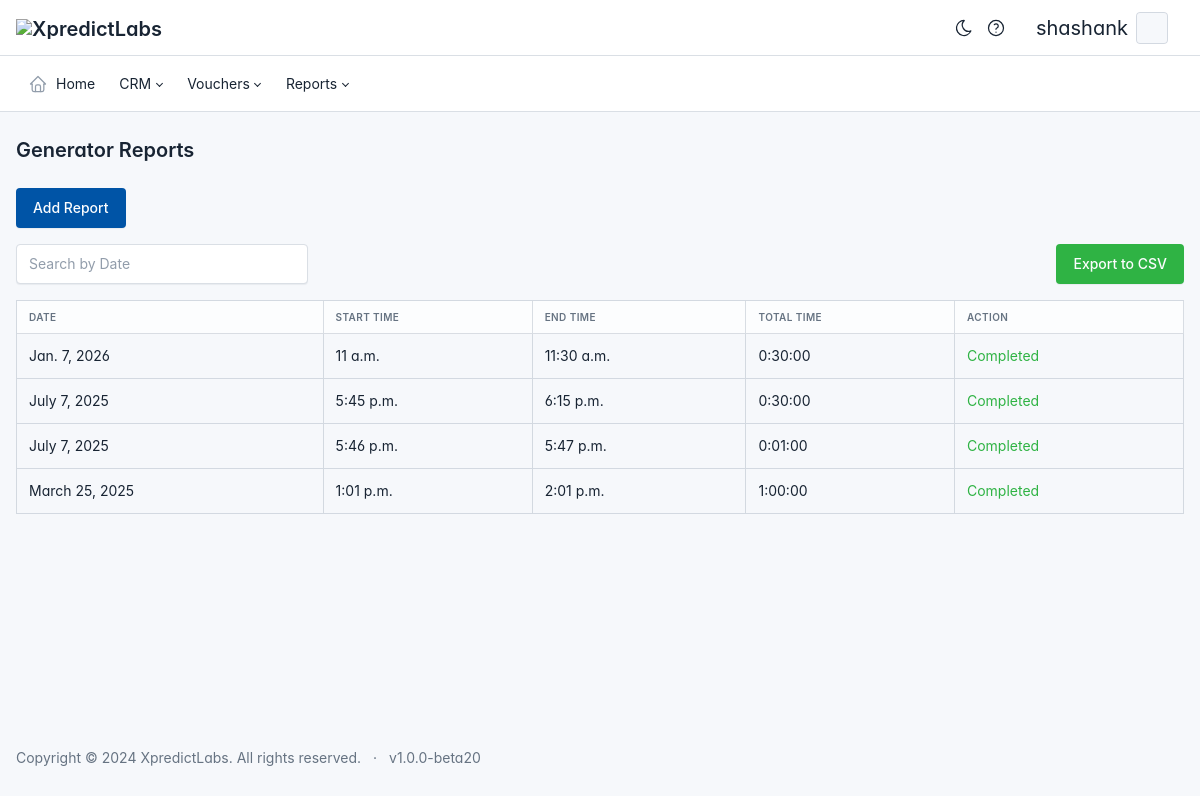
The app's page /generatorreport-viewing/ (signed in) with its own data.
### app/models.py (models this page shows, shortened)
class UserProfile(models.Model):
    user = models.OneToOneField(User, on_delete=models.CASCADE)
    employee_id = models.CharField(max_length=10, unique=True, editable=False)
    zone = models.ForeignKey(Zone, on_delete=models.SET_NULL, null=True, blank=True, default=None)
    groups = models.ManyToManyField(Group, blank=True)
    email = models.EmailField(unique=True)  # Ensure unique email
    contact_number = models.CharField(max_length=15, default="0000000000")
    date_of_birth = models.DateField(default="2000-01-01")
    division = models.ForeignKey(Division, on_delete=models.SET_NULL, null=True, blank=True, default=None)
    target= models.ForeignKey(Target, on_delete=models.SET_NULL, null=True, blank=True)
    profile_picture = models.ImageField(upload_to="profile_pics/", default="profile_pics/default.jpg")

class CoreModule(models.Model):
    name = models.CharField(max_length=100, unique=True)  # Module name (e.g., "CRM")
    description = models.TextField(blank=True, null=True)  # Optional description
    is_active = models.BooleanField(default=True)  # Globally enable or disable this module
    slug = models.SlugField(unique=True, blank=True, null=True)  # Slug field for URL

### apage/models.py (models this page shows, shortened)
class GeneratorReport(models.Model):
    created_by = models.ForeignKey(User, on_delete=models.CASCADE)
    date = models.DateField()
    start_time = models.TimeField()
    end_time = models.TimeField(null=True, blank=True)
    total_time = models.DurationField(null=True, blank=True)

### apage/views.py (the view)
# urls.py: path('generatorreport-viewing/', views.generator_report, name='generator_report'),
@login_required
def generator_report(request):
    reports = GeneratorReport.objects.filter(
        created_by=request.user
    ).order_by('-date')
    return render(
        request,
        'apage/GeneratorReports_viewing.html',
        {'reports': reports}
    )

### app/context_processors.py (called while the page is built)
def user_role(request):
    if request.user.is_authenticated:
        user = request.user
        groups = user.groups.values_list('name', flat=True)  # Get the names of groups
        group_name = groups[0] if groups else "No Role"  # Assuming one role per user
        print(f"role : ",user_role)
        return {
            'username': user.username,
            'user_role': group_name
        }
    return {}  # Empty context if user is not authenticated

def group_buttons(request):
    return {
        'group_buttons': GroupButton.objects.all()
    }

def modules_with_submodules(request):
    if not request.user.is_authenticated:
        return {}  # Return an empty context for unauthenticated users
    module_visibility, _ = ModuleVisibility.objects.get_or_create(user=request.user)
    enabled_modules = module_visibility.get_enabled_modules()
    submodule_visibility_map = {
        submodule.submodule_id: submodule.is_visible
        for submodule in request.user.submodule_visibility.all()
    }
    modules_with_submodules = {}
    for module in enabled_modules:
        visible_submodules = [
            submodule for submodule in module.submodules.all()
            if submodule.is_active and submodule_visibility_map.get(submodule.id, False)
        ]
        modules_with_submodules[module] = visible_submodules
    return {
        'modules_with_submodules': modules_with_submodules,
    }

### app/models.py (called while the page is built)
    def get_enabled_modules(self):
        return self.enabled_modules.all()

### website/context_processors.py (called while the page is built, shortened)
def pay_now_context(request):
    payment_details = None
    selected_user = None
    expenses = None
    total_amount_to_be_paid = None
    transaction_id = None
    from_date = None
    to_date = None
    selected_filter = None
    user_id = request.GET.get('user_id', None)
    return {
        'selected_user': selected_user,
        'expenses': expenses,
        'total_amount_to_be_paid': total_amount_to_be_paid,
        'transaction_id': transaction_id,
        'from_date': from_date,
        'to_date': to_date,
        'selected_filter': selected_filter,
        'payment_details': payment_details,
    }

### templates/apage/GeneratorReports_viewing.html (shortened to what this page needs)
{% extends "base.html" %}
{% load static %}
{% block content %}
<div class="container-fluid py-4">
    <h2 class="mb-4">Generator Reports</h2>
    <div class="mb-3">
        <button id="addReportBtn" class="btn btn-primary">Add Report</button>
    </div>
    <div class="d-flex justify-content-between mb-3">
        <input type="text" id="search" class="form-control w-25" placeholder="Search by Date">
        <button id="exportCSV" class="btn btn-success">Export to CSV</button>
    </div>
    <div class="table-responsive">
        <table class="table table-bordered">
            <thead>
                <tr>
                    <th>Date</th>
                    <th>Start Time</th>
                    <th>End Time</th>
                    <th>Total Time</th>
                    <th>Action</th>
                </tr>
            </thead>
            <tbody id="reportTable">
                {% for report in reports %}
                <tr>
                    <td>{{ report.date }}</td>
                    <td>{{ report.start_time }}</td>
                    <td>{{ report.end_time|default:"--" }}</td>
                    <td>{{ report.total_time|default:"--" }}</td>
                    <td>
                        {% if not report.end_time %}
                        <a href="{% url 'edit_generator_report' report.id %}" class="btn btn-warning btn">Update Time</a>
                        {% else %}
                        <span class="text-success">Completed</span>
                        {% endif %}
                    </td>
                </tr>
                {% empty %}
                <tr>
                    <td colspan="5" class="text-center">No reports found</td>
                </tr>
                {% endfor %}
            </tbody>
        </table>
    </div>
</div>
{% endblock content %}

### templates/base.html (shortened to what this page needs)
<!doctype html>
{% load static %}
<html lang="en">
<head>
	{% load static %}
	<link href="{% static 'css/tabler.min.css' %}" rel="stylesheet" />
	<link href="{% static 'css/tabler-flags.min.css' %}" rel="stylesheet" />
	<link href="{% static 'css/tabler-payments.min.css' %}" rel="stylesheet" />
	<link href="{% static 'css/tabler-vendors.min.css' %}" rel="stylesheet" />
	<link href="{% static 'css/extra.css' %}" rel="stylesheet" />
	<link href="{% static 'css/demo.min.css' %}" rel="stylesheet" />
	<link rel="stylesheet" href="https://cdn.datatables.net/2.1.8/css/dataTables.dataTables.css" />
	<link href="https://cdnjs.cloudflare.com/ajax/libs/select2/4.0.13/css/select2.min.css" rel="stylesheet" />
</head>
<body>
	<div class="page">
		<header class="navbar navbar-expand-md d-print-none">
			<div class="container-fluid">
				<h1 class="navbar-brand navbar-brand-autodark d-none-navbar-horizontal pe-0 pe-md-3">
					<a href="{% url 'home' %}">
						<img src="{% static 'xlogo.png' %}" width="110" height="32" alt="XpredictLabs"
							class="navbar-brand-image">
					</a>
				</h1>
				<div class="navbar-nav flex-row order-md-last">
					<div class=" d-flex">
						<a href="?theme=dark" class="nav-link px-0 hide-theme-dark" title="Enable dark mode"
							data-bs-toggle="tooltip" data-bs-placement="bottom">
						</a>
						<div class="nav-item dropdown d-flex me-3">
							<a href="#" class="nav-link px-0" data-bs-toggle="dropdown" aria-expanded="false" title="Help & Manuals">
							</a>
						</div>
						<div class="nav-item dropdown d-flex me-3">
							{% if user.is_authenticated %}
							<div class="nav-item dropdown ">
								<a href="#" class="nav-link d-flex lh-1 text-reset p-0" data-bs-toggle="dropdown"
									aria-label="Open user menu">
									<div class=" d-sm-block ps-2 me-2">
											<div class="fs-2">{{ user.username }} </div>
									</div>
									<span class="avatar avatar-sm"
      										style="background-image: url('{{ user.userprofile.profile_picture.url }}')">
									</span>
								</a>
							</div>
							{% else %}
							<div class="nav-item">
								<a class="nav-link text-white" href="{% url 'login' %}">Login</a>
							</div>
							{% endif %}
						</div>
					</div>
				</div>
			</div>
		</header>
		<header class="navbar-expand-md">
			<div class="collapse navbar-collapse" id="navbar-menu">
				<div class="navbar">
					<div class="container-fluid">
						<ul class="navbar-nav">
							<li class="nav-item">
								<a class="nav-link" href="{% url 'home' %}">
									<span class="nav-link-icon d-md-none d-lg-inline-block">
									</span>
									<span class="nav-link-title">
										Home
									</span>
								</a>
							</li>
									{% for module, visible_submodules in modules_with_submodules.items %}
									<li class="nav-item dropdown">
										<a class="nav-link dropdown-toggle" href="#" id="dropdown-{{ module.id }}"
											role="button" data-bs-toggle="dropdown" aria-haspopup="true"
											aria-expanded="false">
											{{ module.name }}
										</a>
									</li>
									{% endfor %}
						</ul>
					</div>
				</div>
			</div>
		</header>
		<div class="page-wrapper">
			{% block content %}{% endblock content %}
			<footer class="footer footer-transparent d-print-none">
				<div class="container-fluid">
					<div class="row text-center align-items-center flex-row">
						<div class="col-12 col-lg-auto mt-3 mt-lg-0">
							<ul class="list-inline list-inline-dots mb-0">
								<li class="list-inline-item">
									Copyright &copy; 2024
									<a href="https://xpredictlabs.com/" class="link-secondary"> XpredictLabs</a>.
									All rights reserved.
								</li>
								<li class="list-inline-item">
									v1.0.0-beta20
								</li>
							</ul>
						</div>
					</div>
				</div>
			</footer>
		</div>
	</div>
    <link href="https://cdn.jsdelivr.net/npm/select2@4.0.13/dist/css/select2.min.css" rel="stylesheet">
</body>
</html>

### templates/base.html (style rules this page uses)
:root { --tblr-font-sans-serif: 'Inter Var', -apple-system, BlinkMacSystemFont, San Francisco, Segoe UI, Roboto, Helvetica Neue, sans-serif; }
body { font-feature-settings: "cv03", "cv04", "cv11"; }

### records on screen
CoreModule: name "CRM"
CoreModule: name "Vouchers"
CoreModule: name "Reports"
GeneratorReport: date "Jan. 7, 2026", start_time "11 a.m.", end_time "11:30 a.m.", total_time "0:30:00", shows "Completed"
GeneratorReport: date "July 7, 2025", start_time "5:45 p.m.", end_time "6:15 p.m.", total_time "0:30:00", shows "Completed"
GeneratorReport: date "July 7, 2025", start_time "5:46 p.m.", end_time "5:47 p.m.", total_time "0:01:00", shows "Completed"
GeneratorReport: date "March 25, 2025", start_time "1:01 p.m.", end_time "2:01 p.m.", total_time "1:00:00", shows "Completed"

### other values on screen
{{ user.username }} "shashank"
